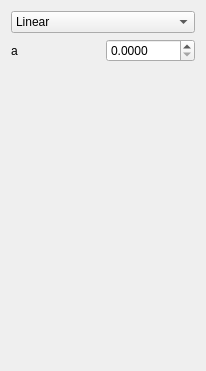
<?xml version="1.0" encoding="UTF-8"?>
<ui version="4.0">
 <class>QtSulfideProductionFunctionWidget</class>
 <widget class="QWidget" name="QtSulfideProductionFunctionWidget">
  <property name="geometry">
   <rect>
    <x>0</x>
    <y>0</y>
    <width>206</width>
    <height>371</height>
   </rect>
  </property>
  <property name="windowTitle">
   <string>Form</string>
  </property>
  <layout class="QGridLayout" name="gridLayout">
   <item row="1" column="1">
    <widget class="QDoubleSpinBox" name="box_a">
     <property name="decimals">
      <number>4</number>
     </property>
     <property name="maximum">
      <double>1000.000000000000000</double>
     </property>
     <property name="singleStep">
      <double>0.100000000000000</double>
     </property>
    </widget>
   </item>
   <item row="0" column="0" colspan="2">
    <widget class="QComboBox" name="box_type">
     <item>
      <property name="text">
       <string>Linear</string>
      </property>
     </item>
    </widget>
   </item>
   <item row="3" column="0" colspan="2">
    <widget class="QLabel" name="image_sulfide_production">
     <property name="text">
      <string/>
     </property>
     <property name="pixmap">
      <pixmap resource="MutualismBreakdowner.qrc">:/pics/OrganicMatterSmall.jpg</pixmap>
     </property>
     <property name="alignment">
      <set>Qt::AlignCenter</set>
     </property>
    </widget>
   </item>
   <item row="1" column="0">
    <widget class="QLabel" name="label_a">
     <property name="text">
      <string>a</string>
     </property>
    </widget>
   </item>
   <item row="2" column="0">
    <spacer name="verticalSpacer">
     <property name="orientation">
      <enum>Qt::Vertical</enum>
     </property>
     <property name="sizeHint" stdset="0">
      <size>
       <width>20</width>
       <height>40</height>
      </size>
     </property>
    </spacer>
   </item>
  </layout>
 </widget>
 <tabstops>
  <tabstop>box_type</tabstop>
  <tabstop>box_a</tabstop>
 </tabstops>
 <resources>
  <include location="MutualismBreakdowner.qrc"/>
 </resources>
 <connections/>
</ui>
